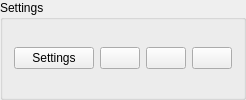
                                                <widget class="QGroupBox" name="groupBox_HomeSettings">
                                                    <property name="sizePolicy">
                                                        <sizepolicy hsizetype="Expanding" vsizetype="Expanding">
                                                            <horstretch>0</horstretch>
                                                            <verstretch>0</verstretch>
                                                        </sizepolicy>
                                                    </property>
                                                    <property name="title">
                                                        <string>Settings</string>
                                                    </property>
                                                    <layout class="QHBoxLayout" name="horizontalLayout_5">
                                                        <item>
                                                            <layout class="QHBoxLayout"
                                                                    name="horizontalLayout_Settings">
                                                                <item>
                                                                    <widget class="QPushButton"
                                                                            name="pushButton_Settings">
                                                                        <property name="sizePolicy">
                                                                            <sizepolicy hsizetype="Minimum"
                                                                                        vsizetype="Fixed">
                                                                                <horstretch>0</horstretch>
                                                                                <verstretch>0</verstretch>
                                                                            </sizepolicy>
                                                                        </property>
                                                                        <property name="cursor">
                                                                            <cursorShape>PointingHandCursor
                                                                            </cursorShape>
                                                                        </property>
                                                                        <property name="layoutDirection">
                                                                            <enum>Qt::LeftToRight</enum>
                                                                        </property>
                                                                        <property name="text">
                                                                            <string>Settings</string>
                                                                        </property>
                                                                        <property name="icon">
                                                                            <iconset>
                                                                                <normaloff>icon.png</normaloff>icon.png
                                                                            </iconset>
                                                                        </property>
                                                                        <property name="iconSize">
                                                                            <size>
                                                                                <width>32</width>
                                                                                <height>32</height>
                                                                            </size>
                                                                        </property>
                                                                        <property name="checkable">
                                                                            <bool>false</bool>
                                                                        </property>
                                                                    </widget>
                                                                </item>
                                                                <item>
                                                                    <widget class="QPushButton"
                                                                            name="pushButton_Settings_2">
                                                                        <property name="sizePolicy">
                                                                            <sizepolicy hsizetype="Minimum"
                                                                                        vsizetype="Fixed">
                                                                                <horstretch>0</horstretch>
                                                                                <verstretch>0</verstretch>
                                                                            </sizepolicy>
                                                                        </property>
                                                                        <property name="cursor">
                                                                            <cursorShape>PointingHandCursor
                                                                            </cursorShape>
                                                                        </property>
                                                                        <property name="layoutDirection">
                                                                            <enum>Qt::LeftToRight</enum>
                                                                        </property>
                                                                        <property name="text">
                                                                            <string/>
                                                                        </property>
                                                                        <property name="icon">
                                                                            <iconset>
                                                                                <normaloff>icon.png</normaloff>icon.png
                                                                            </iconset>
                                                                        </property>
                                                                        <property name="iconSize">
                                                                            <size>
                                                                                <width>32</width>
                                                                                <height>32</height>
                                                                            </size>
                                                                        </property>
                                                                        <property name="checkable">
                                                                            <bool>false</bool>
                                                                        </property>
                                                                    </widget>
                                                                </item>
                                                                <item>
                                                                    <widget class="QPushButton"
                                                                            name="pushButton_Settings_3">
                                                                        <property name="sizePolicy">
                                                                            <sizepolicy hsizetype="Minimum"
                                                                                        vsizetype="Fixed">
                                                                                <horstretch>0</horstretch>
                                                                                <verstretch>0</verstretch>
                                                                            </sizepolicy>
                                                                        </property>
                                                                        <property name="cursor">
                                                                            <cursorShape>PointingHandCursor
                                                                            </cursorShape>
                                                                        </property>
                                                                        <property name="layoutDirection">
                                                                            <enum>Qt::LeftToRight</enum>
                                                                        </property>
                                                                        <property name="text">
                                                                            <string/>
                                                                        </property>
                                                                        <property name="icon">
                                                                            <iconset>
                                                                                <normaloff>icon.png</normaloff>icon.png
                                                                            </iconset>
                                                                        </property>
                                                                        <property name="iconSize">
                                                                            <size>
                                                                                <width>32</width>
                                                                                <height>32</height>
                                                                            </size>
                                                                        </property>
                                                                        <property name="checkable">
                                                                            <bool>false</bool>
                                                                        </property>
                                                                    </widget>
                                                                </item>
                                                                <item>
                                                                    <widget class="QPushButton"
                                                                            name="pushButton_Settings_4">
                                                                        <property name="sizePolicy">
                                                                            <sizepolicy hsizetype="Minimum"
                                                                                        vsizetype="Fixed">
                                                                                <horstretch>0</horstretch>
                                                                                <verstretch>0</verstretch>
                                                                            </sizepolicy>
                                                                        </property>
                                                                        <property name="cursor">
                                                                            <cursorShape>PointingHandCursor
                                                                            </cursorShape>
                                                                        </property>
                                                                        <property name="layoutDirection">
                                                                            <enum>Qt::LeftToRight</enum>
                                                                        </property>
                                                                        <property name="text">
                                                                            <string/>
                                                                        </property>
                                                                        <property name="icon">
                                                                            <iconset>
                                                                                <normaloff>icon.png</normaloff>icon.png
                                                                            </iconset>
                                                                        </property>
                                                                        <property name="iconSize">
                                                                            <size>
                                                                                <width>32</width>
                                                                                <height>32</height>
                                                                            </size>
                                                                        </property>
                                                                        <property name="checkable">
                                                                            <bool>false</bool>
                                                                        </property>
                                                                    </widget>
                                                                </item>
                                                            </layout>
                                                        </item>
                                                    </layout>
                                                </widget>
